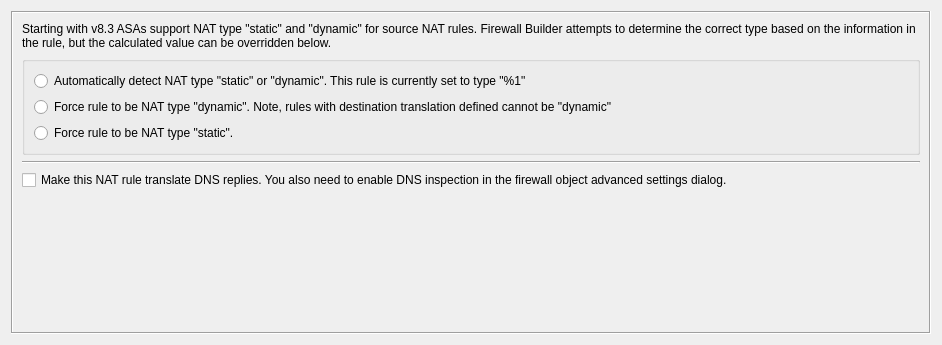
<?xml version="1.0" encoding="UTF-8"?>
<ui version="4.0">
 <class>NATRuleOptionsDialog_q</class>
 <widget class="QWidget" name="NATRuleOptionsDialog_q">
  <property name="geometry">
   <rect>
    <x>0</x>
    <y>0</y>
    <width>942</width>
    <height>345</height>
   </rect>
  </property>
  <property name="windowTitle">
   <string>NAT Rule Options</string>
  </property>
  <layout class="QGridLayout" name="gridLayout">
   <item row="0" column="0">
    <widget class="QStackedWidget" name="widgetStack">
     <property name="frameShape">
      <enum>QFrame::Shape::Box</enum>
     </property>
     <property name="frameShadow">
      <enum>QFrame::Shadow::Sunken</enum>
     </property>
     <property name="currentIndex">
      <number>3</number>
     </property>
     <widget class="QWidget" name="WStackPage">
      <layout class="QVBoxLayout">
       <property name="spacing">
        <number>12</number>
       </property>
       <property name="margin" stdset="0">
        <number>12</number>
       </property>
       <item>
        <widget class="QFrame" name="frame1">
         <property name="frameShape">
          <enum>QFrame::Shape::NoFrame</enum>
         </property>
         <property name="frameShadow">
          <enum>QFrame::Shadow::Raised</enum>
         </property>
         <layout class="QGridLayout">
          <property name="margin" stdset="0">
           <number>2</number>
          </property>
          <property name="spacing">
           <number>2</number>
          </property>
          <item row="2" column="0" colspan="3">
           <widget class="QLabel" name="hint_no_go">
            <property name="text">
             <string>No options are available for this firewall platform</string>
            </property>
            <property name="wordWrap">
             <bool>false</bool>
            </property>
           </widget>
          </item>
          <item row="5" column="0">
           <spacer>
            <property name="orientation">
             <enum>Qt::Orientation::Vertical</enum>
            </property>
            <property name="sizeType">
             <enum>QSizePolicy::Policy::MinimumExpanding</enum>
            </property>
            <property name="sizeHint" stdset="0">
             <size>
              <width>20</width>
              <height>0</height>
             </size>
            </property>
           </spacer>
          </item>
         </layout>
        </widget>
       </item>
      </layout>
     </widget>
     <widget class="QWidget" name="iptNATRuleOptions">
      <layout class="QGridLayout" name="gridLayout_2">
       <item row="0" column="0" colspan="2">
        <widget class="QLabel" name="label">
         <property name="text">
          <string>Normally, if object used to define translated source address is an interface marked as &quot;dynamic&quot;,  fwbuilder generates NAT rule with target MASQUERADE. However masquerading has problems with policy routing. This option makes fwbuilder use SNAT target instead.</string>
         </property>
         <property name="wordWrap">
          <bool>true</bool>
         </property>
        </widget>
       </item>
       <item row="1" column="0" colspan="2">
        <widget class="QCheckBox" name="ipt_use_snat_instead_of_masq">
         <property name="text">
          <string>Use SNAT target instead of MASQUERADING for NAT rules with dynamic interfaces</string>
         </property>
        </widget>
       </item>
       <item row="2" column="0" colspan="2">
        <widget class="QCheckBox" name="ipt_use_masq">
         <property name="text">
          <string>Always use MASQUERADE target instead of SNAT</string>
         </property>
        </widget>
       </item>
       <item row="3" column="0">
        <spacer name="verticalSpacer_2">
         <property name="orientation">
          <enum>Qt::Orientation::Vertical</enum>
         </property>
         <property name="sizeType">
          <enum>QSizePolicy::Policy::Fixed</enum>
         </property>
         <property name="sizeHint" stdset="0">
          <size>
           <width>20</width>
           <height>20</height>
          </size>
         </property>
        </spacer>
       </item>
       <item row="4" column="0" colspan="2">
        <widget class="QCheckBox" name="ipt_nat_random">
         <property name="text">
          <string>Randomize port mapping (translates to --random)</string>
         </property>
        </widget>
       </item>
       <item row="5" column="0" colspan="2">
        <widget class="QCheckBox" name="ipt_nat_persistent">
         <property name="text">
          <string>Give a client the same source-/destination-address for each connection (translates to --persistent, requires iptables 1.4.3 or later).</string>
         </property>
        </widget>
       </item>
       <item row="6" column="1">
        <spacer name="verticalSpacer">
         <property name="orientation">
          <enum>Qt::Orientation::Vertical</enum>
         </property>
         <property name="sizeHint" stdset="0">
          <size>
           <width>20</width>
           <height>81</height>
          </size>
         </property>
        </spacer>
       </item>
      </layout>
     </widget>
     <widget class="QWidget" name="pfNATRuleOptions">
      <layout class="QGridLayout">
       <property name="margin" stdset="0">
        <number>12</number>
       </property>
       <property name="spacing">
        <number>12</number>
       </property>
       <item row="3" column="0">
        <spacer>
         <property name="orientation">
          <enum>Qt::Orientation::Vertical</enum>
         </property>
         <property name="sizeType">
          <enum>QSizePolicy::Policy::Expanding</enum>
         </property>
         <property name="sizeHint" stdset="0">
          <size>
           <width>20</width>
           <height>20</height>
          </size>
         </property>
        </spacer>
       </item>
       <item row="0" column="0" rowspan="3">
        <widget class="QGroupBox" name="buttonGroup1">
         <property name="sizePolicy">
          <sizepolicy hsizetype="Preferred" vsizetype="Minimum">
           <horstretch>0</horstretch>
           <verstretch>0</verstretch>
          </sizepolicy>
         </property>
         <property name="title">
          <string>Pool type</string>
         </property>
         <layout class="QGridLayout">
          <property name="margin" stdset="0">
           <number>12</number>
          </property>
          <property name="spacing">
           <number>12</number>
          </property>
          <item row="0" column="0">
           <widget class="QRadioButton" name="pf_pool_type_none">
            <property name="text">
             <string>default</string>
            </property>
            <property name="checked">
             <bool>true</bool>
            </property>
           </widget>
          </item>
          <item row="1" column="0">
           <widget class="QRadioButton" name="pf_bitmask">
            <property name="text">
             <string>bitmask</string>
            </property>
           </widget>
          </item>
          <item row="2" column="0">
           <widget class="QRadioButton" name="pf_random">
            <property name="text">
             <string>random</string>
            </property>
           </widget>
          </item>
          <item row="3" column="0">
           <widget class="QRadioButton" name="pf_source_hash">
            <property name="text">
             <string>source-hash</string>
            </property>
           </widget>
          </item>
          <item row="4" column="0">
           <widget class="QRadioButton" name="pf_round_robin">
            <property name="text">
             <string>round-robin</string>
            </property>
           </widget>
          </item>
         </layout>
        </widget>
       </item>
       <item row="2" column="2">
        <spacer>
         <property name="orientation">
          <enum>Qt::Orientation::Horizontal</enum>
         </property>
         <property name="sizeType">
          <enum>QSizePolicy::Policy::Expanding</enum>
         </property>
         <property name="sizeHint" stdset="0">
          <size>
           <width>81</width>
           <height>20</height>
          </size>
         </property>
        </spacer>
       </item>
       <item row="2" column="1" rowspan="2">
        <spacer>
         <property name="orientation">
          <enum>Qt::Orientation::Vertical</enum>
         </property>
         <property name="sizeType">
          <enum>QSizePolicy::Policy::Expanding</enum>
         </property>
         <property name="sizeHint" stdset="0">
          <size>
           <width>20</width>
           <height>130</height>
          </size>
         </property>
        </spacer>
       </item>
       <item row="1" column="1" colspan="2">
        <widget class="QCheckBox" name="pf_static_port">
         <property name="text">
          <string>static-port</string>
         </property>
        </widget>
       </item>
       <item row="0" column="1">
        <spacer>
         <property name="orientation">
          <enum>Qt::Orientation::Vertical</enum>
         </property>
         <property name="sizeType">
          <enum>QSizePolicy::Policy::Fixed</enum>
         </property>
         <property name="sizeHint" stdset="0">
          <size>
           <width>20</width>
           <height>10</height>
          </size>
         </property>
        </spacer>
       </item>
      </layout>
     </widget>
     <widget class="QWidget" name="ASA8NATRuleOptions">
      <layout class="QGridLayout" name="gridLayout_4">
       <item row="0" column="0">
        <widget class="QLabel" name="label_2">
         <property name="text">
          <string>Starting with v8.3 ASAs support NAT type &quot;static&quot; and &quot;dynamic&quot; for source NAT rules. Firewall Builder attempts to determine the correct type based on the information in the rule, but the calculated value can be overridden below.</string>
         </property>
         <property name="wordWrap">
          <bool>true</bool>
         </property>
        </widget>
       </item>
       <item row="1" column="0">
        <widget class="QGroupBox" name="groupBox">
         <property name="title">
          <string/>
         </property>
         <property name="flat">
          <bool>true</bool>
         </property>
         <layout class="QGridLayout" name="gridLayout_3">
          <item row="0" column="0">
           <widget class="QRadioButton" name="asa8_nat_auto">
            <property name="text">
             <string>Automatically detect NAT type &quot;static&quot; or &quot;dynamic&quot;. This rule is currently set to type &quot;%1&quot;</string>
            </property>
           </widget>
          </item>
          <item row="1" column="0">
           <widget class="QRadioButton" name="asa8_nat_dynamic">
            <property name="text">
             <string>Force rule to be NAT type &quot;dynamic&quot;. Note, rules with destination translation defined cannot be &quot;dynamic&quot;</string>
            </property>
           </widget>
          </item>
          <item row="2" column="0">
           <widget class="QRadioButton" name="asa8_nat_static">
            <property name="text">
             <string>Force rule to be NAT type &quot;static&quot;.</string>
            </property>
           </widget>
          </item>
         </layout>
        </widget>
       </item>
       <item row="2" column="0">
        <widget class="Line" name="line">
         <property name="orientation">
          <enum>Qt::Orientation::Horizontal</enum>
         </property>
        </widget>
       </item>
       <item row="3" column="0">
        <widget class="QCheckBox" name="asa8_nat_dns">
         <property name="text">
          <string>Make this NAT rule translate DNS replies. You also need to enable DNS inspection in the firewall object advanced settings dialog.</string>
         </property>
        </widget>
       </item>
       <item row="4" column="0">
        <spacer name="verticalSpacer_3">
         <property name="orientation">
          <enum>Qt::Orientation::Vertical</enum>
         </property>
         <property name="sizeHint" stdset="0">
          <size>
           <width>20</width>
           <height>265</height>
          </size>
         </property>
        </spacer>
       </item>
      </layout>
     </widget>
    </widget>
   </item>
  </layout>
 </widget>
 <resources/>
 <connections>
  <connection>
   <sender>pf_bitmask</sender>
   <signal>toggled(bool)</signal>
   <receiver>NATRuleOptionsDialog_q</receiver>
   <slot>changed()</slot>
   <hints>
    <hint type="sourcelabel">
     <x>20</x>
     <y>20</y>
    </hint>
    <hint type="destinationlabel">
     <x>20</x>
     <y>20</y>
    </hint>
   </hints>
  </connection>
  <connection>
   <sender>pf_random</sender>
   <signal>toggled(bool)</signal>
   <receiver>NATRuleOptionsDialog_q</receiver>
   <slot>changed()</slot>
   <hints>
    <hint type="sourcelabel">
     <x>20</x>
     <y>20</y>
    </hint>
    <hint type="destinationlabel">
     <x>20</x>
     <y>20</y>
    </hint>
   </hints>
  </connection>
  <connection>
   <sender>pf_source_hash</sender>
   <signal>toggled(bool)</signal>
   <receiver>NATRuleOptionsDialog_q</receiver>
   <slot>changed()</slot>
   <hints>
    <hint type="sourcelabel">
     <x>20</x>
     <y>20</y>
    </hint>
    <hint type="destinationlabel">
     <x>20</x>
     <y>20</y>
    </hint>
   </hints>
  </connection>
  <connection>
   <sender>pf_round_robin</sender>
   <signal>toggled(bool)</signal>
   <receiver>NATRuleOptionsDialog_q</receiver>
   <slot>changed()</slot>
   <hints>
    <hint type="sourcelabel">
     <x>20</x>
     <y>20</y>
    </hint>
    <hint type="destinationlabel">
     <x>20</x>
     <y>20</y>
    </hint>
   </hints>
  </connection>
  <connection>
   <sender>pf_static_port</sender>
   <signal>toggled(bool)</signal>
   <receiver>NATRuleOptionsDialog_q</receiver>
   <slot>changed()</slot>
   <hints>
    <hint type="sourcelabel">
     <x>20</x>
     <y>20</y>
    </hint>
    <hint type="destinationlabel">
     <x>20</x>
     <y>20</y>
    </hint>
   </hints>
  </connection>
  <connection>
   <sender>pf_pool_type_none</sender>
   <signal>toggled(bool)</signal>
   <receiver>NATRuleOptionsDialog_q</receiver>
   <slot>changed()</slot>
   <hints>
    <hint type="sourcelabel">
     <x>20</x>
     <y>20</y>
    </hint>
    <hint type="destinationlabel">
     <x>20</x>
     <y>20</y>
    </hint>
   </hints>
  </connection>
  <connection>
   <sender>ipt_use_snat_instead_of_masq</sender>
   <signal>toggled(bool)</signal>
   <receiver>NATRuleOptionsDialog_q</receiver>
   <slot>changed()</slot>
   <hints>
    <hint type="sourcelabel">
     <x>307</x>
     <y>108</y>
    </hint>
    <hint type="destinationlabel">
     <x>304</x>
     <y>116</y>
    </hint>
   </hints>
  </connection>
  <connection>
   <sender>ipt_nat_random</sender>
   <signal>toggled(bool)</signal>
   <receiver>NATRuleOptionsDialog_q</receiver>
   <slot>changed()</slot>
   <hints>
    <hint type="sourcelabel">
     <x>366</x>
     <y>123</y>
    </hint>
    <hint type="destinationlabel">
     <x>362</x>
     <y>166</y>
    </hint>
   </hints>
  </connection>
  <connection>
   <sender>ipt_nat_persistent</sender>
   <signal>toggled(bool)</signal>
   <receiver>NATRuleOptionsDialog_q</receiver>
   <slot>changed()</slot>
   <hints>
    <hint type="sourcelabel">
     <x>474</x>
     <y>148</y>
    </hint>
    <hint type="destinationlabel">
     <x>470</x>
     <y>172</y>
    </hint>
   </hints>
  </connection>
  <connection>
   <sender>asa8_nat_dns</sender>
   <signal>stateChanged(int)</signal>
   <receiver>NATRuleOptionsDialog_q</receiver>
   <slot>changed()</slot>
   <hints>
    <hint type="sourcelabel">
     <x>470</x>
     <y>32</y>
    </hint>
    <hint type="destinationlabel">
     <x>470</x>
     <y>172</y>
    </hint>
   </hints>
  </connection>
  <connection>
   <sender>asa8_nat_auto</sender>
   <signal>toggled(bool)</signal>
   <receiver>NATRuleOptionsDialog_q</receiver>
   <slot>changed()</slot>
   <hints>
    <hint type="sourcelabel">
     <x>470</x>
     <y>64</y>
    </hint>
    <hint type="destinationlabel">
     <x>470</x>
     <y>172</y>
    </hint>
   </hints>
  </connection>
  <connection>
   <sender>asa8_nat_dynamic</sender>
   <signal>toggled(bool)</signal>
   <receiver>NATRuleOptionsDialog_q</receiver>
   <slot>changed()</slot>
   <hints>
    <hint type="sourcelabel">
     <x>470</x>
     <y>93</y>
    </hint>
    <hint type="destinationlabel">
     <x>470</x>
     <y>172</y>
    </hint>
   </hints>
  </connection>
  <connection>
   <sender>asa8_nat_static</sender>
   <signal>toggled(bool)</signal>
   <receiver>NATRuleOptionsDialog_q</receiver>
   <slot>changed()</slot>
   <hints>
    <hint type="sourcelabel">
     <x>470</x>
     <y>122</y>
    </hint>
    <hint type="destinationlabel">
     <x>470</x>
     <y>172</y>
    </hint>
   </hints>
  </connection>
  <connection>
   <sender>ipt_use_masq</sender>
   <signal>toggled(bool)</signal>
   <receiver>NATRuleOptionsDialog_q</receiver>
   <slot>changed()</slot>
   <hints>
    <hint type="sourcelabel">
     <x>58</x>
     <y>23</y>
    </hint>
    <hint type="destinationlabel">
     <x>470</x>
     <y>172</y>
    </hint>
   </hints>
  </connection>
 </connections>
 <slots>
  <slot>changed()</slot>
 </slots>
</ui>
